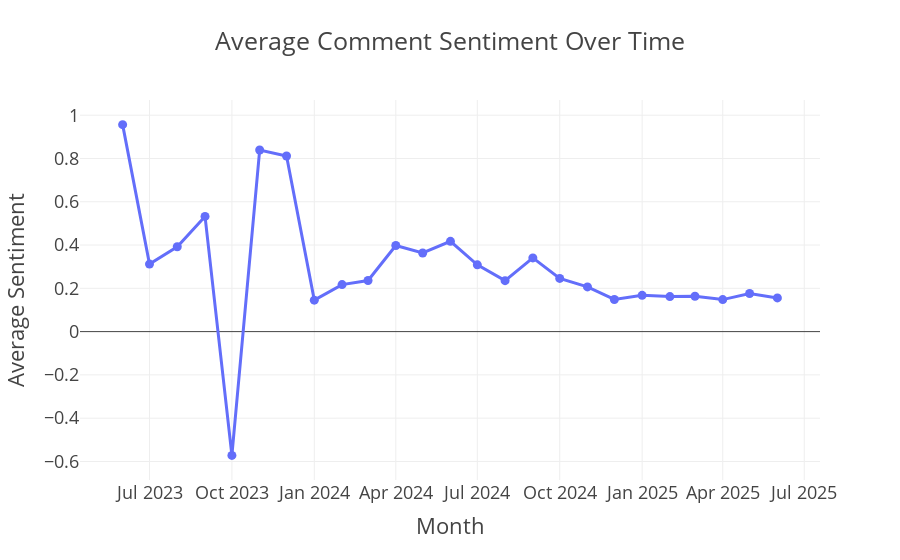

The code cell stored with this chart in its notebook:
### Markdown cell above
### Sentiment Trend Over Time

We analyze how the average sentiment of comments changes month by month:

1. Convert `commentPublishedAt` to datetime  
2. Use VADER to get a compound `sentiment_score` for each comment  
3. Group by `comment_month` and calculate the average sentiment  
4. Plot the trend using a line chart with markers and a transparent background

This chart shows whether audience sentiment is improving, declining, or staying consistent over time.

### Code cell
# Convert commentPublishedAt
merged_df['commentPublishedAt'] = pd.to_datetime(merged_df['commentPublishedAt'])

# Get sentiment score
merged_df['sentiment_score'] = merged_df['clean_text'].apply(lambda text: analyzer.polarity_scores(text)['compound'])

# Group by month
merged_df['comment_month'] = merged_df['commentPublishedAt'].dt.to_period('M').astype(str)
monthly_sentiment = merged_df.groupby('comment_month')['sentiment_score'].mean().reset_index()

# Plot
fig = px.line(monthly_sentiment, x='comment_month', y='sentiment_score',
              title='Average Comment Sentiment Over Time', markers=True,
              line_shape="linear")

fig.update_layout(template='presentation',
                  xaxis_title='Month',
                  yaxis_title='Average Sentiment',
                  paper_bgcolor='rgba(0,0,0,0)',
                  plot_bgcolor='rgba(0,0,0,0)')

# Show and save
fig.show()
fig.write_image(os.path.join(results_dir, 'sentiment_over_time.jpg'))
fig.write_image(os.path.join(results_dir, 'sentiment_over_time.png'))
fig.write_html(os.path.join(results_dir, 'sentiment_over_time.html'))

### Figure 1 — Plotly figure (JSON) as saved in the notebook; plotly's stock layout.template omitted (floating-point values rounded to 4 significant figures)
{"data": [{"hovertemplate": "comment_month=%{x}<br>sentiment_score=%{y}<extra></extra>", "legendgroup": "", "line": {"color": "#636efa", "dash": "solid", "shape": "linear"}, "marker": {"symbol": "circle"}, "mode": "lines+markers", "name": "", "orientation": "v", "showlegend": false, "type": "scatter", "x": ["2023-06", "2023-07", "2023-08", "2023-09", "2023-10", "2023-11", "2023-12", "2024-01", "2024-02", "2024-03", "2024-04", "2024-05", "2024-06", "2024-07", "2024-08", "2024-09", "2024-10", "2024-11", "2024-12", "2025-01", "2025-02", "2025-03", "2025-04", "2025-05", "2025-06"], "xaxis": "x", "y": [0.9565, 0.3121, 0.3919, 0.5325, -0.5719, 0.839, 0.8114, 0.1454, 0.2173, 0.2362, 0.3979, 0.3635, 0.4172, 0.3087, 0.2354, 0.3407, 0.2458, 0.2065, 0.1486, 0.1677, 0.1619, 0.1634, 0.148, 0.1759, 0.1558], "yaxis": "y"}], "layout": {"autosize": true, "legend": {"tracegroupgap": 0}, "paper_bgcolor": "rgba(0, 0, 0, 0)", "plot_bgcolor": "rgba(0, 0, 0, 0)", "title": {"text": "Average Comment Sentiment Over Time"}, "xaxis": {"anchor": "y", "autorange": true, "domain": [0, 1], "range": ["2023-04-11 18:22:10.8057", "2025-07-21 05:37:49.1943"], "title": {"text": "Month"}, "type": "date"}, "yaxis": {"anchor": "x", "autorange": true, "domain": [0, 1], "range": [-0.7202, 1.105], "title": {"text": "Average Sentiment"}, "type": "linear"}}}
